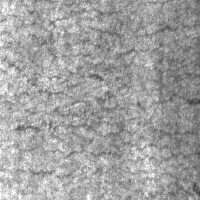
#> input picture dataset/crazing/Cr_1.bmp, 200 x 200 px
$ python -i defect_detector.py   (imports and definitions only)
#> lines starting #> are read from the running program, lines starting #| are printed output that depends on the picture; after the words box and inside, x2 and y2 are one past the last pixel; in counts of white or black regions, pixels touching at a corner belong together
#> further down, picture is the input picture: shape (200, 200, 3); min 60, max 255, mean 160.6
import cv2
import numpy as np

def detect_defect(image, mode="canny", canny_low=30, canny_high=150, block_size=11, c_value=2):
#> called with mode = 'canny', canny_low = 30, canny_high = 150, block_size = 11, c_value = 2
    gray = cv2.cvtColor(image, cv2.COLOR_RGB2GRAY)
    result = image.copy()

    if mode == "canny":
        equalized = cv2.equalizeHist(gray)
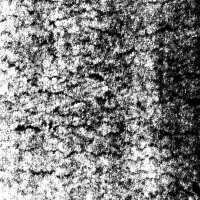
#> equalized: shape (200, 200); min 0, max 255, mean 128.8
        blurred = cv2.GaussianBlur(equalized, (3, 3), 0)
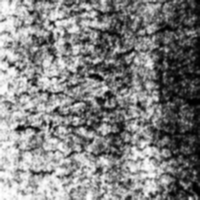
#> blurred: shape (200, 200); min 0, max 255, mean 128.8
        edges = cv2.Canny(blurred, canny_low, canny_high)
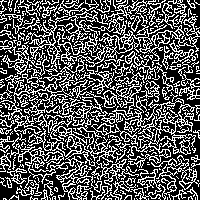
#> edges: shape (200, 200); 34.3% white in thin lines or dots

    elif mode == "adaptive":
        if block_size % 2 == 0:
            block_size += 1
        edges = cv2.adaptiveThreshold(
            gray, 255,
            cv2.ADAPTIVE_THRESH_GAUSSIAN_C,
            cv2.THRESH_BINARY_INV,
            block_size,
            c_value
        )

    elif mode == "otsu":
        _, edges = cv2.threshold(gray, 0, 255, cv2.THRESH_BINARY_INV + cv2.THRESH_OTSU)

    elif mode == "morph":
        kernel = cv2.getStructuringElement(cv2.MORPH_RECT, (3, 3))
        edges = cv2.morphologyEx(gray, cv2.MORPH_GRADIENT, kernel)

    else:
        raise ValueError("Invalid mode: choose 'canny', 'adaptive', 'otsu', or 'morph'")

    contours, _ = cv2.findContours(edges, cv2.RETR_EXTERNAL, cv2.CHAIN_APPROX_SIMPLE)
#> contours = 278 contours, 256 with area under 20; largest, box (x1, y1, x2, y2) and area: (0, 0, 200, 168) 7508, (0, 114, 139, 200) 2074, (131, 155, 200, 200) 456, (0, 41, 49, 76) 286, (79, 64, 114, 94) 240

    for cnt in contours:
        if cv2.contourArea(cnt) > 50:
            x, y, w, h = cv2.boundingRect(cnt)
            cv2.rectangle(result, (x, y), (x + w, y + h), (0, 255, 0), 2)
#> this loop made 278 passes
#> (x, y, w, h) on passes 29, 65, 66, 101, 131, 146, 160, 173, 177, 194, 204, 232: (113, 181, 23, 19), (131, 155, 69, 45), (0, 153, 11, 19), (0, 114, 139, 86), (179, 87, 21, 13), (136, 80, 24, 33), (22, 73, 23, 15), (79, 64, 35, 30), (156, 62, 18, 30), (95, 51, 61, 34), (0, 41, 49, 35), (131, 16, 10, 16)
#> cnt on passes 1, 2, 3, 6, 7, 8: [[148, 198], [148, 199]], [[136, 198], [137, 199]], [[134, 198], [134, 199]], [[195, 197], [195, 199]], [[167, 197], [167, 199]], [[49, 197], [50, 198], [50, 199], [50, 198]]
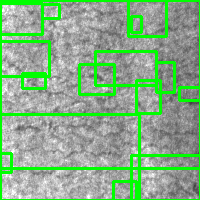
#> result: shape (200, 200, 3); 15.37% of pixels changed, all inside (x1, y1, x2, y2) = (0, 0, 200, 200)

    return result, len(contours), edges

>>> import cv2
>>> picture = cv2.cvtColor(cv2.imread('../dataset/crazing/Cr_1.bmp'), cv2.COLOR_BGR2RGB)
>>> result = detect_defect(picture)

$ run again, on dataset/crazing/Cr_10.bmp
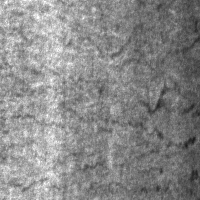
#> input picture dataset/crazing/Cr_10.bmp, 200 x 200 px
#> picture is the input picture: shape (200, 200, 3); min 26, max 255, mean 137
#> in detect_defect, `edges = cv2.Canny(blurred, canny_low, canny_high)`:
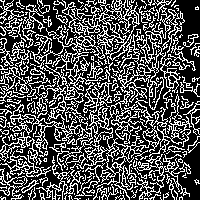
#> edges: shape (200, 200); 32.3% white in thin lines or dots
#> contours = 230 contours, 200 with area under 20; largest, box (x1, y1, x2, y2) and area: (10, 0, 185, 200) 5800, (36, 25, 110, 103) 746, (137, 154, 191, 200) 320, (149, 94, 192, 157) 290, (36, 156, 92, 200) 210
#> the loop in detect_defect, `for cnt in contours:` made 230 passes
#> (x, y, w, h) on passes 34, 68, 69, 74, 88, 119, 126, 158: (21, 180, 18, 13), (36, 156, 56, 44), (137, 154, 54, 46), (0, 151, 51, 26), (0, 131, 38, 34), (124, 98, 44, 29), (149, 94, 43, 63), (0, 67, 32, 26)
#> after the loop in detect_defect, `for cnt in contours:`:
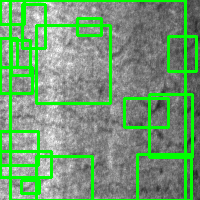
#> result: shape (200, 200, 3); 17.83% of pixels changed, all inside (x1, y1, x2, y2) = (0, 0, 198, 200)

$ run again, on dataset/crazing/Cr_100.bmp
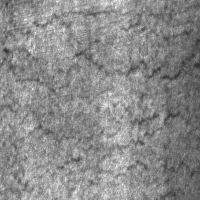
#> input picture dataset/crazing/Cr_100.bmp, 200 x 200 px
#> picture is the input picture: shape (200, 200, 3); min 43, max 254, mean 138.5
#> in detect_defect, `edges = cv2.Canny(blurred, canny_low, canny_high)`:
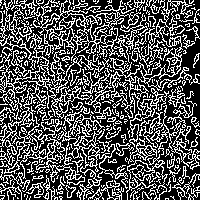
#> edges: shape (200, 200); 33.3% white in thin lines or dots
#> contours = 291 contours, 263 with area under 20; largest, box (x1, y1, x2, y2) and area: (0, 0, 192, 174) 4326, (57, 114, 128, 193) 1200, (126, 154, 168, 200) 881, (29, 119, 85, 185) 480, (143, 101, 200, 170) 424
#> the loop in detect_defect, `for cnt in contours:` made 291 passes
#> (x, y, w, h) on passes 26, 31, 42, 53, 69, 81, 85, 113: (65, 185, 11, 13), (26, 182, 18, 16), (43, 175, 15, 25), (0, 169, 30, 23), (126, 154, 42, 46), (116, 143, 18, 13), (128, 138, 29, 26), (29, 119, 56, 66)
#> after the loop in detect_defect, `for cnt in contours:`:
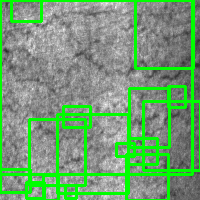
#> result: shape (200, 200, 3); 16.94% of pixels changed, all inside (x1, y1, x2, y2) = (0, 0, 200, 200)

$ run again, on dataset/crazing/Cr_101.bmp
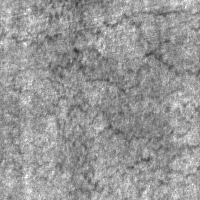
#> input picture dataset/crazing/Cr_101.bmp, 200 x 200 px
#> picture is the input picture: shape (200, 200, 3); min 43, max 255, mean 151.4
#> in detect_defect, `edges = cv2.Canny(blurred, canny_low, canny_high)`:
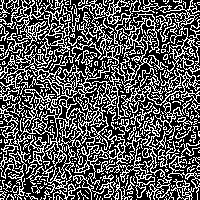
#> edges: shape (200, 200); 34.8% white in thin lines or dots
#> contours = 355 contours, 326 with area under 20; largest, box (x1, y1, x2, y2) and area: (0, 33, 155, 200) 4590, (68, 0, 172, 93) 1068, (92, 68, 200, 200) 942, (14, 0, 71, 62) 694, (167, 28, 200, 74) 466
#> the loop in detect_defect, `for cnt in contours:` made 355 passes
#> (x, y, w, h) on passes 38, 56, 105, 188, 191, 214, 282, 288: (92, 181, 24, 17), (73, 175, 21, 25), (158, 140, 42, 60), (179, 90, 21, 28), (22, 89, 33, 38), (92, 68, 108, 132), (0, 33, 155, 167), (167, 28, 33, 46)
#> after the loop in detect_defect, `for cnt in contours:`:
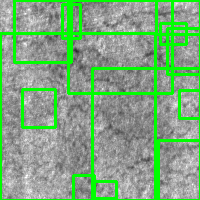
#> result: shape (200, 200, 3); 15.76% of pixels changed, all inside (x1, y1, x2, y2) = (0, 0, 200, 200)
